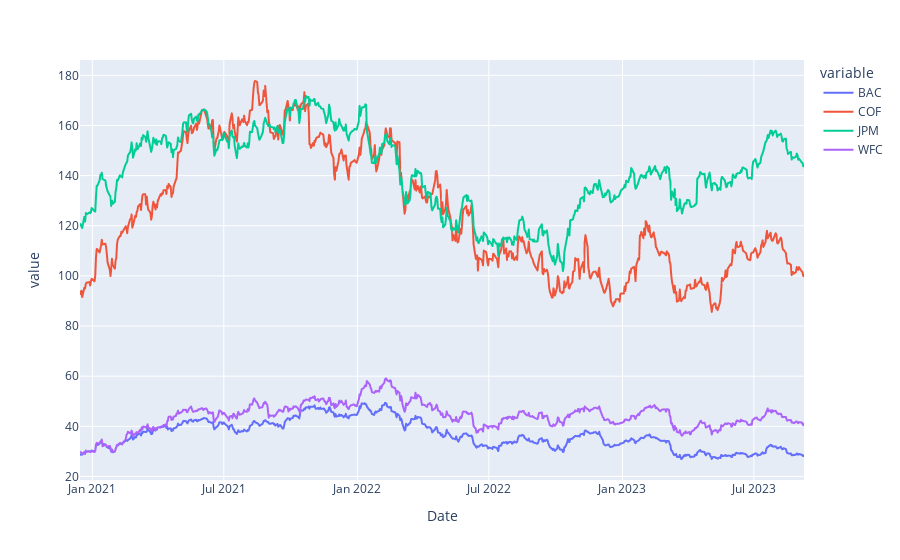

Here is the notebook cell this chart was saved with:
### Code cell
close.plot()

### Figure 1 — Plotly figure (JSON) as saved in the notebook; plotly's stock layout.template omitted (floating-point values rounded to 4 significant figures; data arrays with more than 128 entries replaced by an {"elided": "..."} marker saying what was removed)
{"data": [{"hovertemplate": "variable=BAC<br>Date=%{x}<br>value=%{y}<extra></extra>", "legendgroup": "BAC", "line": {"color": "#636efa", "dash": "solid"}, "marker": {"symbol": "circle"}, "mode": "lines", "name": "BAC", "showlegend": true, "x": {"elided": "687 str values"}, "xaxis": "x", "y": {"elided": "687 float values"}, "yaxis": "y", "type": "scattergl"}, {"hovertemplate": "variable=COF<br>Date=%{x}<br>value=%{y}<extra></extra>", "legendgroup": "COF", "line": {"color": "#EF553B", "dash": "solid"}, "marker": {"symbol": "circle"}, "mode": "lines", "name": "COF", "showlegend": true, "x": {"elided": "687 str values"}, "xaxis": "x", "y": {"elided": "687 float values"}, "yaxis": "y", "type": "scattergl"}, {"hovertemplate": "variable=JPM<br>Date=%{x}<br>value=%{y}<extra></extra>", "legendgroup": "JPM", "line": {"color": "#00cc96", "dash": "solid"}, "marker": {"symbol": "circle"}, "mode": "lines", "name": "JPM", "showlegend": true, "x": {"elided": "687 str values"}, "xaxis": "x", "y": {"elided": "687 float values"}, "yaxis": "y", "type": "scattergl"}, {"hovertemplate": "variable=WFC<br>Date=%{x}<br>value=%{y}<extra></extra>", "legendgroup": "WFC", "line": {"color": "#ab63fa", "dash": "solid"}, "marker": {"symbol": "circle"}, "mode": "lines", "name": "WFC", "showlegend": true, "x": {"elided": "687 str values"}, "xaxis": "x", "y": {"elided": "687 float values"}, "yaxis": "y", "type": "scattergl"}], "layout": {"xaxis": {"anchor": "y", "domain": [0, 1], "title": {"text": "Date"}}, "yaxis": {"anchor": "x", "domain": [0, 1], "title": {"text": "value"}}, "legend": {"title": {"text": "variable"}, "tracegroupgap": 0}, "margin": {"t": 60}}}
